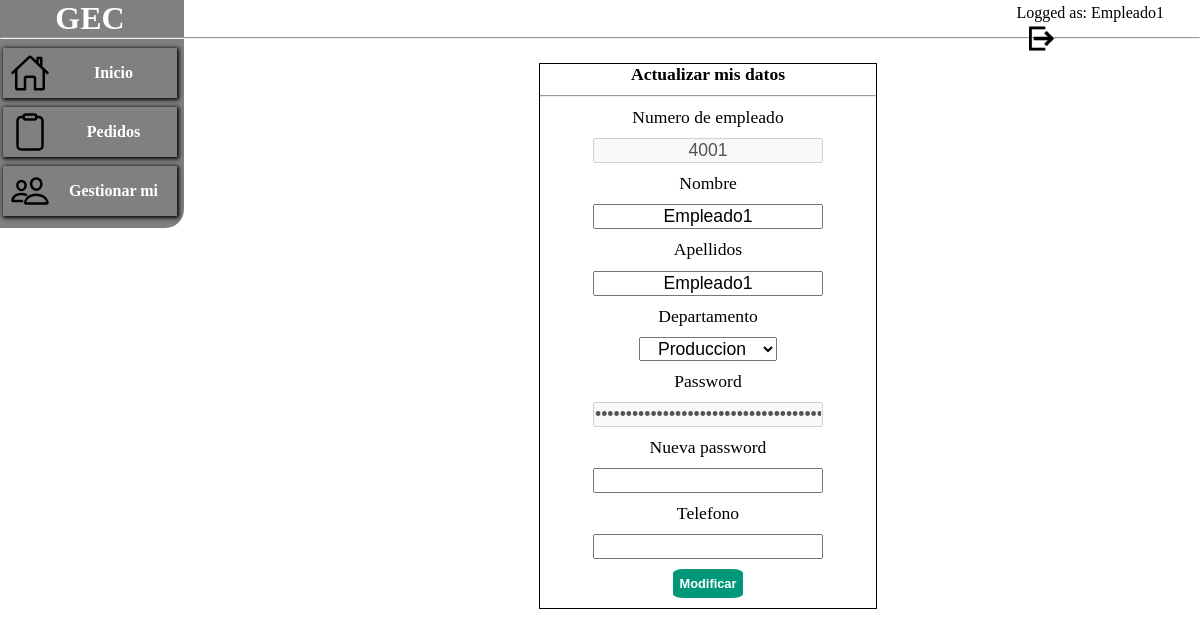
Before: /Controllers/usuarios.php?accion=configuracion (signed in) with the older database file.
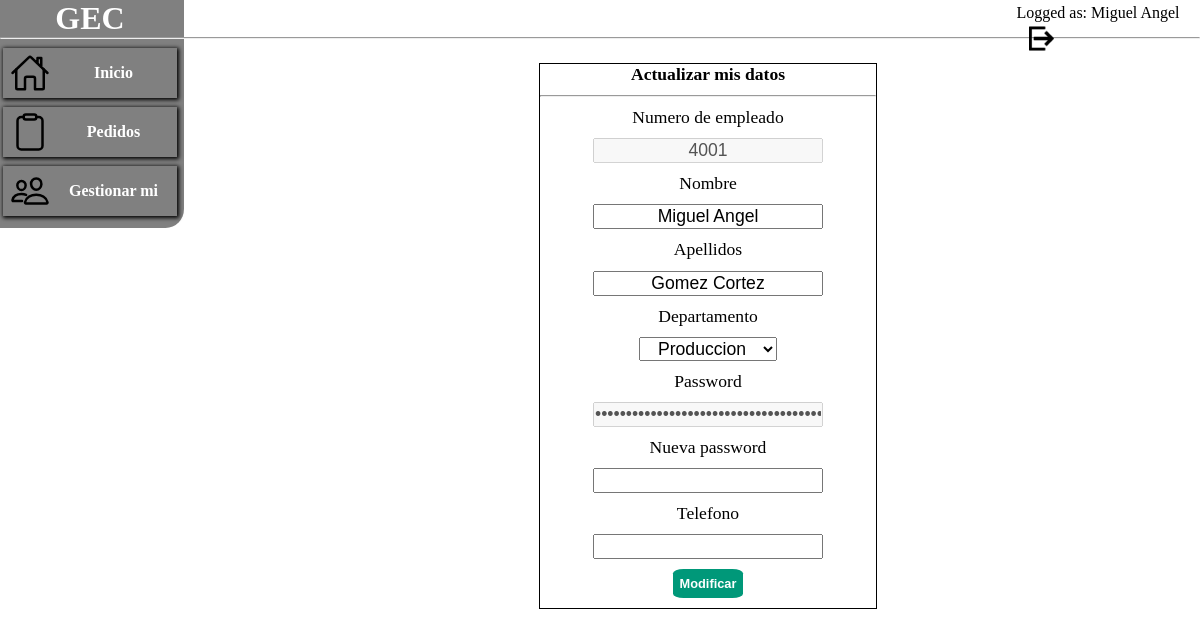
After: the same page with the newer database file.
### tables this page shows
CREATE TABLE Empleado (
    Empleado_ID int NOT NULL UNIQUE,
    Dep_ID int ,
    Emp_Nombre VARCHAR(50) NOT NULL,
    Emp_Apellido VARCHAR(75) NOT NULL,
    Emp_Password VARCHAR(255) NOT NULL,
    Emp_Telf int(25) ,
    Is_Emp_Respon int NOT NULL,
    PRIMARY KEY (Empleado_ID),
    FOREIGN KEY (Dep_ID) REFERENCES Departamento(Dep_ID)
    ON DELETE CASCADE
);

### Models/usuarioModel.php (called while the page is built, shortened)
<?php
class Empleado
{
    private $empleado_id;
    private $dep_id;
    private $nombre;
    private $apellidos;
    private $password;
    private $telf;
    public function getEmpleado_id()
    {
        return $this->empleado_id;
    }
    public function setEmpleado_id($empleado_id)
    {
        $this->empleado_id = $empleado_id;
        return $this;
    }
    public function getDep_id()
    {
        return $this->dep_id;
    }
    public function setDep_id($dep_id)
    {
        $this->dep_id = $dep_id;
        return $this;
    }
    public function getNombre()
    {
        return $this->nombre;
    }
    public function setNombre($nombre)
    {
        $this->nombre = $nombre;
        return $this;
    }
    public function getApellidos()
    {
        return $this->apellidos;
    }
    public function setApellidos($apellidos)
    {
        $this->apellidos = $apellidos;
        return $this;
    }
    public function getPassword()
    {
        return $this->password;
    }
    public function setPassword($password)
    {
        $this->password = $password;
        return $this;
    }
    public function getTelf()
    {
        return $this->telf;
    }
    public function setTelf($telf)
    {
        $this->telf = $telf;
        return $this;
    }
    public function setIs_respon($is_respon)
    {
        return $this;
    }
    public function getUserbyID()
    {
        $conn = database::getConnection();
        $query = " SELECT * FROM `Empleado` WHERE `Empleado_ID` = {$this->getEmpleado_id()}";
        $resultado = mysqli_query($conn, $query);
        $user = $resultado->fetch_object();
        return $this;
    }
}

### Models/departamentoModel.php (called while the page is built, shortened)
<?php
class Departamento{
    public function getDepartamentos(){
        $conn=database::getConnection();
        $query=" SELECT * FROM `Departamento`";
        $departamentos = mysqli_query($conn,$query);
        return $departamentos;
    }
}
?>

### Views/empleadosViews/actualizar.php (the view, shortened to what this page needs)
<?php
require_once '../Models/departamentoModel.php';
require_once '../Models/usuarioModel.php';
$Empleado = new Empleado();
$Empleado->setEmpleado_id( $_SESSION['usuario_id']);
$empleado_actual = $Empleado->getUserbyID();
$departamento= new Departamento();
$departamentos =$departamento->getDepartamentos();
?>
<div class="table_frame">
    <div class="create_form" >
        <h2>Actualizar mis datos</h2>
        <hr>
        <form action="usuarios.php" method="post">
            <label for="emp_id"> Numero de empleado </label>
            <input type="number" value="<?=$empleado_actual->getEmpleado_id() ?>" disabled  >
            <label for="emp_nombre"> Nombre </label>
            <input type="text"  name="emp_nombre" required value="<?=$empleado_actual->getNombre() ?>" >
            <label for="emp_apellidos"> Apellidos </label>
            <input type="text"  name="emp_apellidos" required  value="<?=$empleado_actual->getApellidos() ?>" >
            <label for="emp_apellidos"> Departamento</label>
            <?php  if($departamentos):?>
                <select name="departamento"  >
                    <?php while ($dep = $departamentos->fetch_assoc()) :?>
                        <?php if($empleado_actual->getDep_id() == $dep['Dep_ID']):?>
                            <option value="<?=$dep['Dep_ID']?> "selected='selected'  ><?=$dep['Dep_Nombre']?></option>
                        <?php else:?>
                             <option value="<?=$dep['Dep_ID']?>"><?=$dep['Dep_Nombre']?></option>
                        <?php endif ?>
                    <?php  endwhile ?>
                </select>
            <?php endif ?>
            <label > Password </label>
            <input type="password"   value="<?=$empleado_actual->getPassword() ?>" disabled >
            <label for="emp_pass_nueva">Nueva password </label>
            <input type="password"  name="emp_pass_nueva" >
            <label for="emp_telefono">Telefono</label>
            <input type="number" name="emp_telefono" value=<?=$empleado_actual->getTelf() ?>   >
            <input type="submit" class="button submit" value="Modificar">
        </form>
    </div>
</div>

### Views/header.php (shortened to what this page needs)
<!DOCTYPE html>
<html lang="es">
<head>
    <link rel="stylesheet" href="/css/style.css">
</head>
<body>
    <header>
        <div id="header_title">
            <h1> GEC </h1>
        </div>
        <div id="header_logged">
            <p>Logged as: <?= $_SESSION['usuario_name'] ?> </p>
            <div class="menu_img_frame">
                <a href="/logout.php"><img  src="/assets/icons/logout.png" alt="Casa" ></a>
            </div>
        </div>
    </header>
    <hr>

Changed rows visible on the page:
changed empleado id 4001: emp_nombre "Empleado1" → "Miguel Angel"; emp_apellidos "Empleado1" → "Gomez Cortez"
Other visible differences:
$_SESSION['usuario_name']: "Empleado1" → "Miguel Angel"
